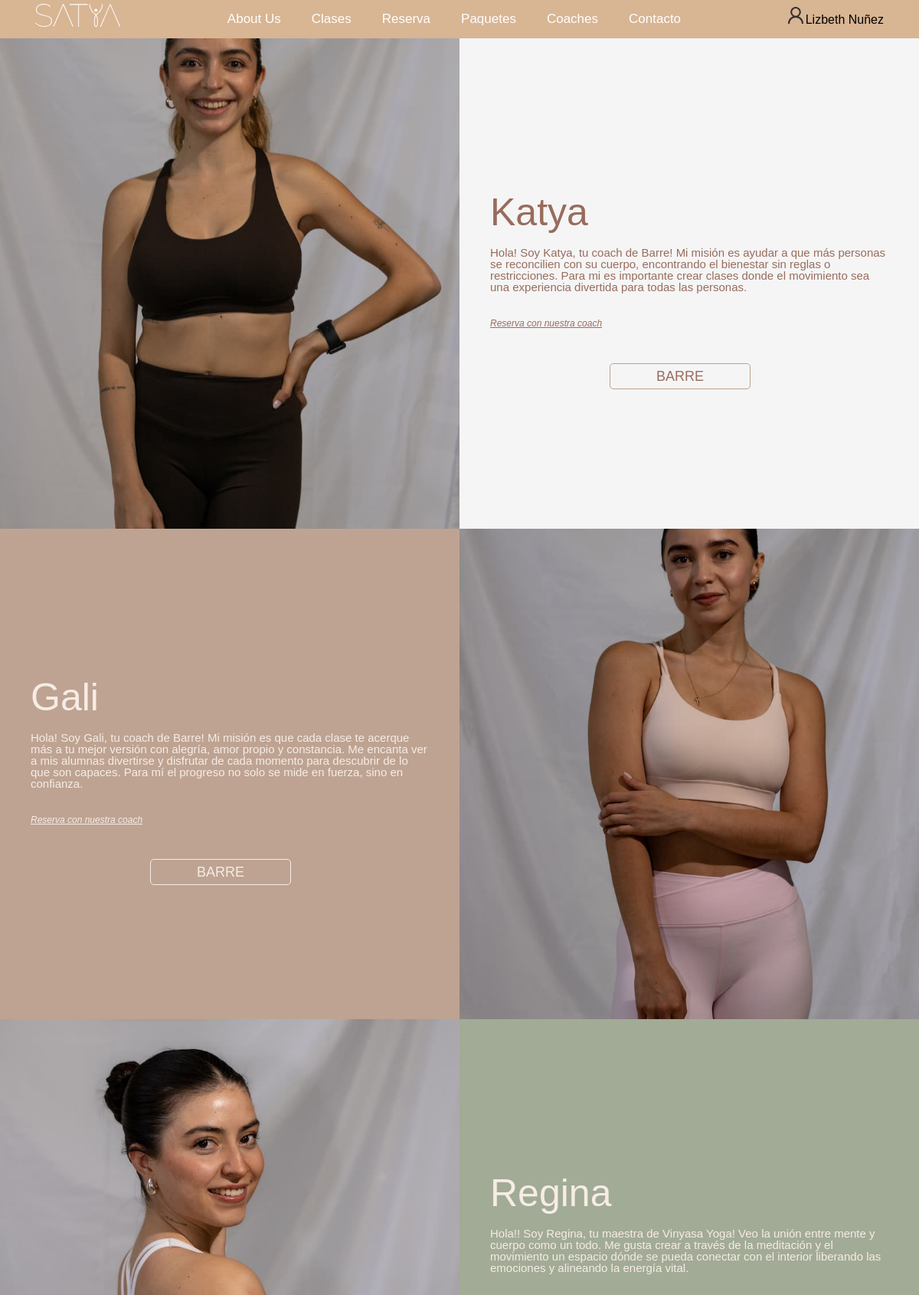
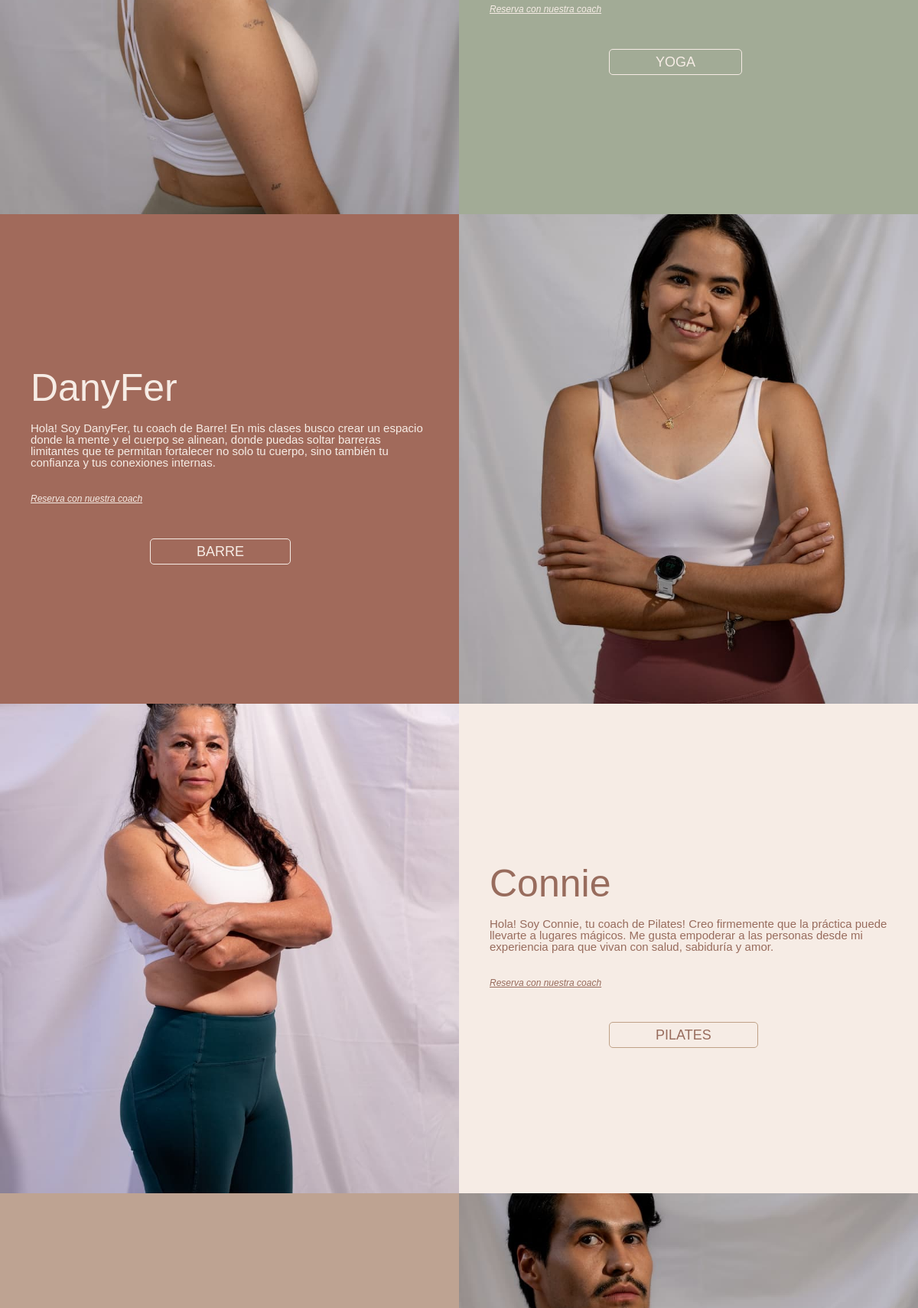
The page /coaches.php (signed in, upper part) on the database its author committed (2 pictures, top to bottom).
### tables this page shows
CREATE TABLE `coaches` (
  `id` int(11) NOT NULL,
  `nombre_coach` varchar(255) NOT NULL,
  `descripcion_coach` text NOT NULL,
  `id_disciplina` int(11) DEFAULT NULL,
  `activo` int(11) NOT NULL,
  `fecha` datetime NOT NULL DEFAULT current_timestamp()
);

### coaches.php (the view, shortened to what this page needs)
<!DOCTYPE html>
<html lang="es">
<head>
    <link rel="stylesheet" href="./assets/css/style.css?v=<?php echo time(); ?>">
</head>
<body id="top">
    <?php include 'header.php'; ?>
    <main>
        <article>
            <?php
            include 'db.php';
            $idDisciplinas = [];
            $query = "SELECT id, nombre_coach, descripcion_coach, id_disciplina FROM coaches";
            $query2 = "SELECT id, nombre_disciplina FROM disciplinas";
            $resultado = $conn->query($query);
            $resultado2 = $conn->query($query2);
            $intercalador = 1;
            while ($fila2 = mysqli_fetch_assoc($resultado2)) {
                $idDisciplinas[$fila2['id']] = $fila2['nombre_disciplina'];
            }
            while ($fila = mysqli_fetch_assoc($resultado)) {
                $disciplina = isset($idDisciplinas[$fila['id_disciplina']])
                                ? $idDisciplinas[$fila['id_disciplina']]
                                : 'Disciplina desconocida';
                $coachPath = "./assets/images/coaches/" . $fila['id'] . ".mp4";
                $defaultPath = "./assets/images/coaches/pro/" . $fila['id'] . ".png";
                if (!file_exists($coachPath)) {
                    $imgC = '<img src="'. $defaultPath .'" alt="Foto Coach" style="width: 100%; height: 100%; object-fit: cover;">';
                }else{
                    $imgC = '<video autoplay loop muted playsinline style="width: 100%; height: 100%; object-fit: cover;"
                                poster="./assets/images/hero.png">
                                <source src="' . $coachPath . '" type="video/mp4">
                                Your browser does not support the video tag.
                            </video>';
                }
                if ($intercalador == 1) {
                    echo '
                        <section class="training-for-life-section coach coach1">
                            <div class="image-side">
                                ' . $imgC . '
                            </div>
                            <div class="text-side color-coach">
                                <div>
                                    <h3><span>'. $fila['nombre_coach'] .'</span></h3>
                                    <p>
                                        '. $fila['descripcion_coach'] .'
                                    </p>
                                    <a href="reserva.php">Reserva con nuestra coach</a>
                                    <a href="reserva.php" class="discipline-coach">'. $disciplina .'</a>
                                </div>
                            </div>
                        </section>
                    ';
                    $intercalador = 0;
                } else {
                    echo '
                        <section class="training-for-life-section coach coach2">
                            <div class="text-side color-coach">
                                <div>
                                    <h3><span>'. $fila['nombre_coach'] .'</span></h3>
                                    <p>
                                        '. $fila['descripcion_coach'] .'
                                    </p>
                                    <a href="reserva.php">Reserva con nuestra coach</a>
                                    <a href="reserva.php" class="discipline-coach">'. $disciplina .'</a>
                                </div>
                            </div>
                            <div class="image-side">
                               ' . $imgC . '
                            </div>
                        </section>
                    ';
                    $intercalador = 1;
                }
            }
        ?>
        </article>
    </main>
</body>
</html>

### rows shown on the page
coaches: shows a picture, nombre_coach "Katya", descripcion_coach "Hola! Soy Katya, tu coach de Barre! Mi misión es ayudar a que más personas se reconcilien con su cuerpo, encontrando el bienestar sin reglas o restricciones. Para mi es importante crear clases donde el movimiento sea una experiencia divertida para todas las personas.", id_disciplina "BARRE"
coaches: nombre_coach "Gali", descripcion_coach "Hola! Soy Gali, tu coach de Barre! Mi misión es que cada clase te acerque más a tu mejor versión con alegría, amor propio y constancia. Me encanta ver a mis alumnas divertirse y disfrutar de cada momento para descubrir de lo que son capaces. Para mí el progreso no solo se mide en fuerza, sino en confianza.", id_disciplina "BARRE", shows a picture
coaches: shows a picture, nombre_coach "Regina", descripcion_coach "Hola!! Soy Regina, tu maestra de Vinyasa Yoga! Veo la unión entre mente y cuerpo como un todo. Me gusta crear a través de la meditación y el movimiento un espacio dónde se pueda conectar con el interior liberando las emociones y alineando la energía vital.", id_disciplina "YOGA"
coaches: nombre_coach "DanyFer", descripcion_coach "Hola! Soy DanyFer, tu coach de Barre! En mis clases busco crear un espacio donde la mente y el cuerpo se alinean, donde puedas soltar barreras limitantes que te permitan fortalecer no solo tu cuerpo, sino también tu confianza y tus conexiones internas.", id_disciplina "BARRE", shows a picture
coaches: shows a picture, nombre_coach "Connie", descripcion_coach "Hola! Soy Connie, tu coach de Pilates! Creo firmemente que la práctica puede llevarte a lugares mágicos. Me gusta empoderar a las personas desde mi experiencia para que vivan con salud, sabiduría y amor.", id_disciplina "PILATES"
coaches: shows a picture

### other values the page prints
$_SESSION['nombre'] "Lizbeth Nuñez"
